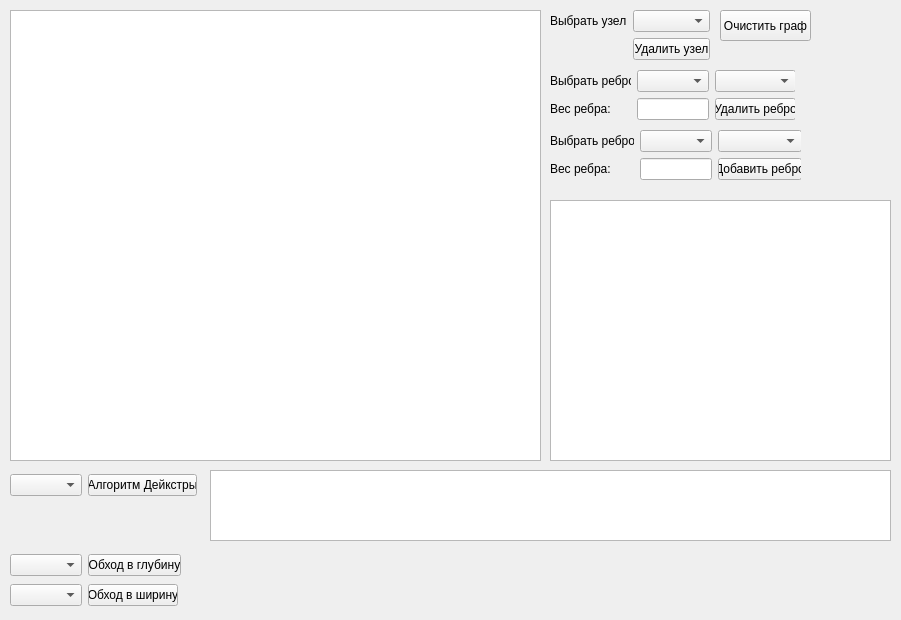
<?xml version="1.0" encoding="UTF-8"?>
<ui version="4.0">
 <class>MainWindow</class>
 <widget class="QMainWindow" name="MainWindow">
  <property name="geometry">
   <rect>
    <x>0</x>
    <y>0</y>
    <width>901</width>
    <height>620</height>
   </rect>
  </property>
  <property name="windowTitle">
   <string>MainWindow</string>
  </property>
  <widget class="QWidget" name="centralwidget">
   <widget class="QGraphicsView" name="graphicsView">
    <property name="geometry">
     <rect>
      <x>10</x>
      <y>10</y>
      <width>531</width>
      <height>451</height>
     </rect>
    </property>
   </widget>
   <widget class="QPushButton" name="pushButton">
    <property name="geometry">
     <rect>
      <x>720</x>
      <y>10</y>
      <width>91</width>
      <height>31</height>
     </rect>
    </property>
    <property name="text">
     <string>Очистить граф</string>
    </property>
   </widget>
   <widget class="QTableWidget" name="tableWidget">
    <property name="geometry">
     <rect>
      <x>550</x>
      <y>200</y>
      <width>341</width>
      <height>261</height>
     </rect>
    </property>
   </widget>
   <widget class="QLabel" name="label_8">
    <property name="geometry">
     <rect>
      <x>190</x>
      <y>560</y>
      <width>701</width>
      <height>16</height>
     </rect>
    </property>
    <property name="text">
     <string/>
    </property>
   </widget>
   <widget class="QLabel" name="label_9">
    <property name="geometry">
     <rect>
      <x>180</x>
      <y>590</y>
      <width>711</width>
      <height>16</height>
     </rect>
    </property>
    <property name="text">
     <string/>
    </property>
   </widget>
   <widget class="QTableWidget" name="tableWidget_2">
    <property name="geometry">
     <rect>
      <x>210</x>
      <y>470</y>
      <width>681</width>
      <height>71</height>
     </rect>
    </property>
   </widget>
   <widget class="QWidget" name="gridLayoutWidget">
    <property name="geometry">
     <rect>
      <x>550</x>
      <y>10</y>
      <width>160</width>
      <height>51</height>
     </rect>
    </property>
    <layout class="QGridLayout" name="gridLayout">
     <item row="0" column="1">
      <widget class="QComboBox" name="comboBox"/>
     </item>
     <item row="0" column="0">
      <widget class="QLabel" name="label">
       <property name="text">
        <string>Выбрать узел</string>
       </property>
      </widget>
     </item>
     <item row="1" column="1">
      <widget class="QPushButton" name="pushButton_2">
       <property name="text">
        <string>Удалить узел</string>
       </property>
      </widget>
     </item>
    </layout>
   </widget>
   <widget class="QWidget" name="gridLayoutWidget_2">
    <property name="geometry">
     <rect>
      <x>550</x>
      <y>70</y>
      <width>245</width>
      <height>51</height>
     </rect>
    </property>
    <layout class="QGridLayout" name="gridLayout_2">
     <item row="0" column="2">
      <widget class="QComboBox" name="comboBox_3"/>
     </item>
     <item row="0" column="0">
      <widget class="QLabel" name="label_2">
       <property name="text">
        <string>Выбрать ребро</string>
       </property>
      </widget>
     </item>
     <item row="0" column="1">
      <widget class="QComboBox" name="comboBox_2"/>
     </item>
     <item row="1" column="2">
      <widget class="QPushButton" name="pushButton_3">
       <property name="text">
        <string>Удалить ребро</string>
       </property>
      </widget>
     </item>
     <item row="1" column="0">
      <widget class="QLabel" name="label_3">
       <property name="text">
        <string>Вес ребра:</string>
       </property>
      </widget>
     </item>
     <item row="1" column="1">
      <widget class="QLineEdit" name="lineEdit"/>
     </item>
    </layout>
   </widget>
   <widget class="QWidget" name="gridLayoutWidget_3">
    <property name="geometry">
     <rect>
      <x>550</x>
      <y>130</y>
      <width>251</width>
      <height>51</height>
     </rect>
    </property>
    <layout class="QGridLayout" name="gridLayout_3">
     <item row="0" column="2">
      <widget class="QComboBox" name="comboBox_5"/>
     </item>
     <item row="0" column="1">
      <widget class="QComboBox" name="comboBox_4"/>
     </item>
     <item row="0" column="0">
      <widget class="QLabel" name="label_6">
       <property name="text">
        <string>Выбрать ребро</string>
       </property>
      </widget>
     </item>
     <item row="1" column="2">
      <widget class="QPushButton" name="pushButton_4">
       <property name="text">
        <string>Добавить ребро</string>
       </property>
      </widget>
     </item>
     <item row="1" column="0">
      <widget class="QLabel" name="label_5">
       <property name="text">
        <string>Вес ребра:</string>
       </property>
      </widget>
     </item>
     <item row="1" column="1">
      <widget class="QLineEdit" name="lineEdit_2"/>
     </item>
    </layout>
   </widget>
   <widget class="QWidget" name="gridLayoutWidget_4">
    <property name="geometry">
     <rect>
      <x>10</x>
      <y>470</y>
      <width>187</width>
      <height>31</height>
     </rect>
    </property>
    <layout class="QGridLayout" name="gridLayout_4">
     <item row="0" column="0">
      <widget class="QComboBox" name="comboBox_6"/>
     </item>
     <item row="0" column="1">
      <widget class="QPushButton" name="pushButton_6">
       <property name="text">
        <string>Алгоритм Дейкстры</string>
       </property>
      </widget>
     </item>
    </layout>
   </widget>
   <widget class="QWidget" name="gridLayoutWidget_5">
    <property name="geometry">
     <rect>
      <x>10</x>
      <y>550</y>
      <width>171</width>
      <height>31</height>
     </rect>
    </property>
    <layout class="QGridLayout" name="gridLayout_5">
     <item row="0" column="0">
      <widget class="QComboBox" name="comboBox_7"/>
     </item>
     <item row="0" column="1">
      <widget class="QPushButton" name="pushButton_7">
       <property name="text">
        <string>Обход в глубину</string>
       </property>
      </widget>
     </item>
    </layout>
   </widget>
   <widget class="QWidget" name="gridLayoutWidget_6">
    <property name="geometry">
     <rect>
      <x>10</x>
      <y>580</y>
      <width>168</width>
      <height>31</height>
     </rect>
    </property>
    <layout class="QGridLayout" name="gridLayout_6">
     <item row="0" column="2">
      <widget class="QPushButton" name="pushButton_8">
       <property name="text">
        <string>Обход в ширину</string>
       </property>
      </widget>
     </item>
     <item row="0" column="1">
      <widget class="QComboBox" name="comboBox_8"/>
     </item>
    </layout>
   </widget>
  </widget>
 </widget>
 <resources/>
 <connections/>
</ui>
